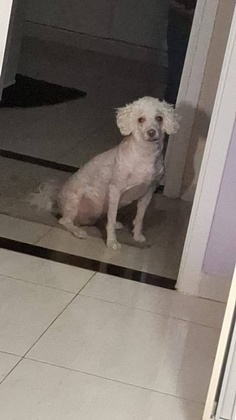
%> input picture Projeto_teste_canny/Lili.jpg, 236 x 420 px, shrunk from 899 x 1599 before the run
$ octave Projeto_Canny.m   (GNU Octave 9; MATLAB toolbox functions it lacks are replaced by stand-ins)
%> lines starting %> are read from the running program, lines starting %| are printed output that depends on the picture
pkg load image;

I = imread('Lili.jpg');
%> I is the input picture: size 420x236x3 uint8; mean R, G, B 122.4, 113.9, 107
I = rgb2gray(I);
%> I: size 420x236 uint8
I = double(I) / 255;
%> I: size 420x236 double

[l c] = size(I);
%> l = 420; c = 236

Gx = zeros(l,c);
Gy = zeros(l,c);

for x = 2:l-1
    for y = 2:c-1

        Gx(x,y) = ...
            -I(x-1,y-1) - 2*I(x,y-1) - I(x+1,y-1) + ...
             I(x-1,y+1) + 2*I(x,y+1) + I(x+1,y+1);

        Gy(x,y) = ...
            -I(x-1,y-1) - 2*I(x-1,y) - I(x-1,y+1) + ...
             I(x+1,y-1) + 2*I(x+1,y) + I(x+1,y+1);

    endfor
endfor
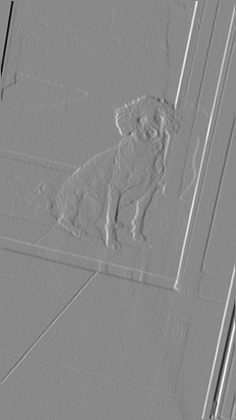
%> Gx: size 420x236 double; min -3.11, max 2.67, mean 0.00724; drawn with min black and max white
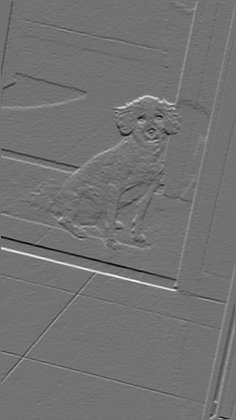
%> Gy: size 420x236 double; min -1.75, max 2.15, mean 0.00853; drawn with min black and max white

G = sqrt(Gx.^2 + Gy.^2);
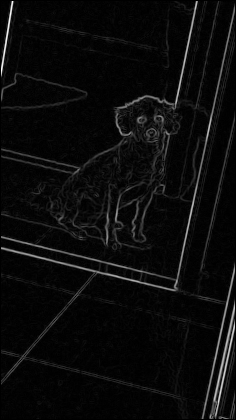
%> G: size 420x236 double; min 0, max 3.14, mean 0.142; drawn with min black and max white

G = G / max(G(:));

figure;
imshow(I);
title('Imagem Original');

figure;
imshow(G);
title('Canny - Gradiente');

$ run again, with Projeto_teste_canny/borboleta.jpg copied over Projeto_teste_canny/Lili.jpg
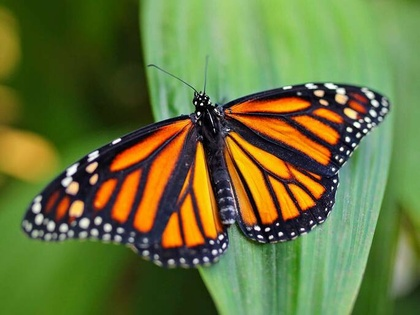
%> input picture Projeto_teste_canny/borboleta.jpg, 420 x 315 px, shrunk from 685 x 513 before the run
%> I is the input picture: size 315x420x3 uint8; mean R, G, B 103.6, 116.6, 60
%> after the loop `for x = 2:l-1`:
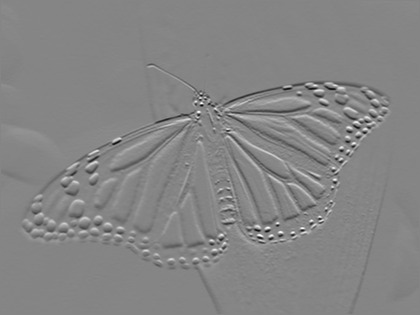
%> Gy: size 315x420 double; min -3.75, max 3.42, mean -0.0034; drawn with min black and max white
%> `G = sqrt(Gx.^2 + Gy.^2);`:
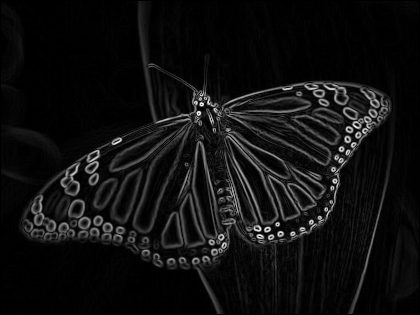
%> G: size 315x420 double; min 0, max 3.81, mean 0.247; drawn with min black and max white
